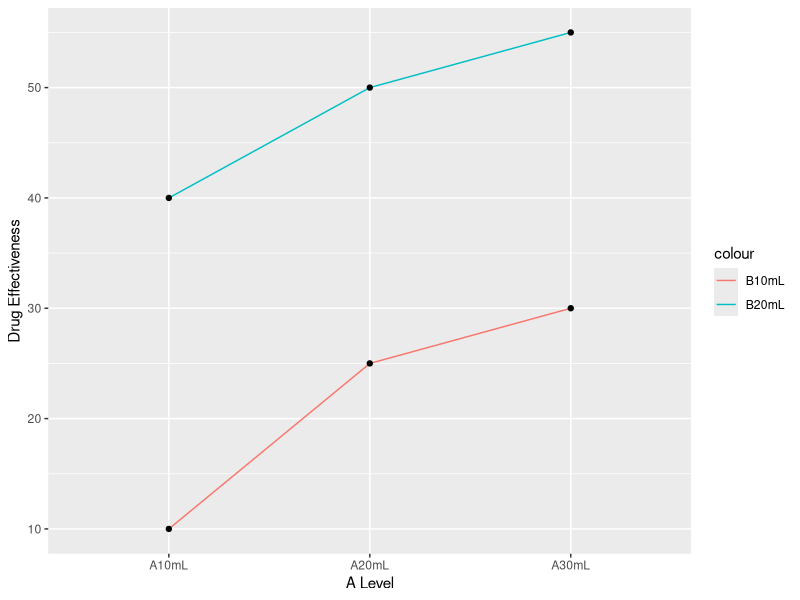

R code for this plot:
## ---- chunk 1
df <- data.frame(
  group = c(1, 2, 3, 4), mean = c(25, 46, 18, 62), n = c(108, 103, 152, 77)
)
## ---- chunk 2
alpha <- 0.05
n_total <- sum(df$n)
r <- length(unique(df$group))
mse <- 100
t_crit <- qt(1 - alpha / 2, n_total - r)
l_hat <- 0.5 * (sum(df$mean[1:2]) - sum(df$mean[3:4]))
stderr <- sqrt(mse * 0.5^2 * sum(1 / df$n))
interval_lower <- l_hat - stderr * t_crit
interval_upper <- l_hat + stderr * t_crit
## ---- chunk 3
group_names <- c("1-2", "1-3", "2-3")
g <- length(group_names)
bonf <- qt(1 - alpha / (2 * g), n_total - r)
df_bonf <- data.frame()
coeffs <- list(
  c(1, -1, 0, 0),
  c(1, 0, -1, 0),
  c(0, 1, -1, 0)
)

df_bonf[group_names, "l_hat"] <- sapply(
  coeffs,
  function(coef) sum(df$mean * coef)
)

df_bonf[group_names, "stderr"] <- sapply(
  coeffs,
  function(coef) sqrt(mse * sum(coef^2 / df$n))
)

intervals <- t(rbind(
  df_bonf$l_hat - bonf * df_bonf$stderr,
  df_bonf$l_hat + bonf * df_bonf$stderr
))
rownames(intervals) <- group_names
colnames(intervals) <- c(
  paste(100 * alpha / 2, "%"), paste(100 * (1 - alpha / 2), "%")
)
## ---- chunk 4
library(ggplot2)

drug <- data.frame(
  "A_level" = c("A10mL", "A20mL", "A30mL"),
  "B10mL" = c(10, 25, 30),
  "B20mL" = c(40, 50, 55),
  check.names = FALSE
)

ggplot(drug, aes(x = A_level, group = 1)) +
  geom_line(aes(y = B10mL, color = "B10mL")) +
  geom_point(aes(y = B10mL)) +
  geom_line(aes(y = B20mL, color = "B20mL")) +
  geom_point(aes(y = B20mL)) +
  labs(x = "A Level", y = "Drug Effectiveness")
## ---- chunk 5
a_means <- rowMeans(drug[2:3])
l_hat <- (a_means[2] + a_means[3]) / 2 - a_means[1]
## ---- chunk 6
mse <- 60
coef <- c(-1, 0.5, 0.5)
a <- 3
b <- 2
n <- 10
n_total <- 60
stderr <- sqrt(mse / (b * n) * sum(coef^2))
t_crit <- qt(1 - alpha / 2, (n - 1) * a * b)
interval_lower <- l_hat - t_crit * stderr
interval_upper <- l_hat + t_crit * stderr
## ---- chunk 7
df <- c(a - 1, b - 1, (a - 1) * (b - 1), a * b * (n - 1), n * a * b - 1)
ss <- c(4290.3, 12367.3, 23.2, 3833.7, 20514.5)
msa <- ss[1] / (a - 1)
msb <- ss[2] / (b - 1)
msab <- ss[3] / ((a - 1) * (b - 1))
mse <- ss[4] / (a * b * (n - 1))
ms <- c(
  msa,
  msb,
  msab,
  mse,
  NA
)
f <- c(msa / mse, msb / mse, msab / mse, NA, NA)
p <- array()
for (i in 1:5) {
  p[i] <- ifelse(is.na(f[i]), NA, 1 - pf(f[i], df[i], df[4]))
}

source <- c("$A$", "$B$", "$A \\cdot B$", "Error", "Corrected Total")

df_anova <- data.frame(source, df, ss, ms, f, p)
colnames(df_anova) <- c("Source", "df", "SS", "MS", "$F$", "$p$-value")
## ---- chunk 8
library(knitr)
kable(df_anova)
